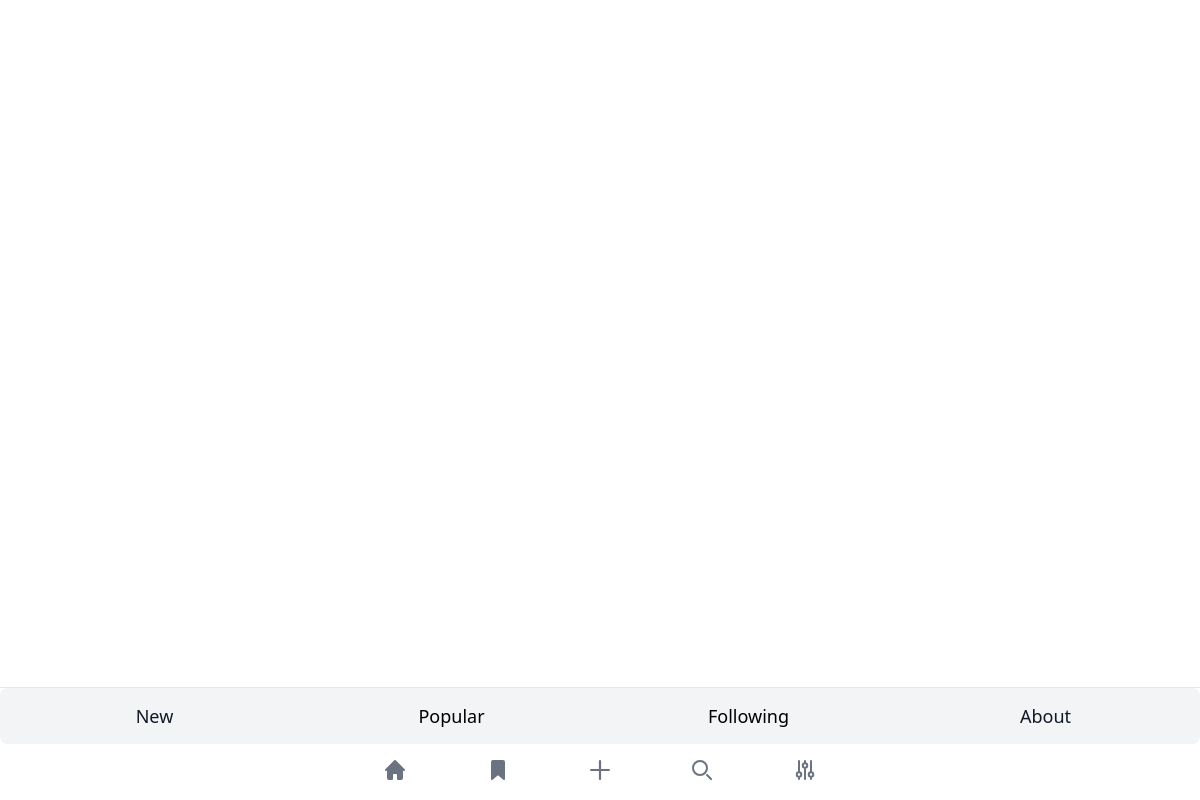
The app's page /popular/, older data.
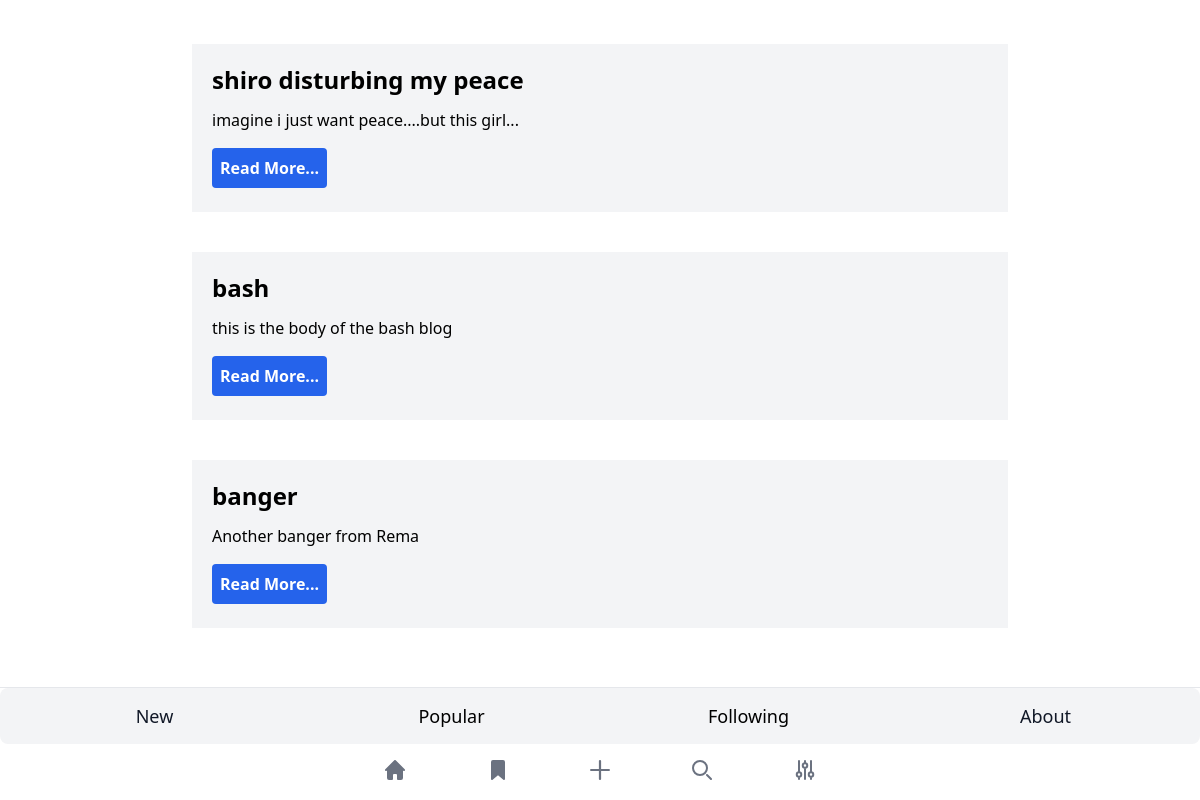
The same page, newer data.
### blogpost/models.py (models this page shows, shortened)
class BlogPost(models.Model):
    title = models.CharField(max_length=200)
    body = models.TextField()
    author = models.CharField(max_length=100)
    created_at = models.DateTimeField(auto_now_add=True)
    updated = models.DateTimeField(auto_now=True)

### blogpost/views.py (the view)
# urls.py: path('popular/', popular, name='popular'),
def popular(request):
    blogs  = BlogPost.objects.all()
    context = {
        "blogs": blogs,
    }
    return render(request, 'blogpost/popular.html', context)

### blogpost/templates/blogpost/popular.html
{% extends 'blogpost/base.html' %}
{% block content %}
<div class="flex flex-col p-5 lg:px-48 lg:py-11">
    {% for blog in blogs %}
        <div class="bg-gray-100 p-5 mb-10">
            <h1 class="font-bold text-2xl mb-2">{{ blog.title }}</h1>
            <p class="my-3"> {{ blog.body }} </p>
            <button class="text-white font-semibold bg-blue-600 hover:bg-blue-800 p-2 my-1 rounded">Read More...</button>
        </div>
    {% endfor %}
</div>
{% endblock %}

### blogpost/templates/blogpost/base.html (shortened to what this page needs)
<!DOCTYPE html>
<html lang="en">
<head>
    <link href="https://cdn.jsdelivr.net/npm/tailwindcss@2.2.19/dist/tailwind.min.css" rel="stylesheet">
</head>
<body>
    {% block content %}
    {% endblock %}
<div class="fixed bottom-0 z-50 w-full left-1/2 transform -translate-x-1/2 bg-white border-t border-gray-200 dark:bg-gray-700 dark:border-gray-600">
    <div class="w-full">
        <div class="grid w-full grid-cols-4 gap-1 p-2 mx-auto my-auto bg-gray-100 rounded-lg dark:bg-gray-600" role="group">
            <button type="button" class="p-5 py-1.5 text-lg font-medium text-gray-900 hover:bg-gray-200 dark:text-white dark:hover:bg-gray-300 rounded-lg">
                New
            </button>
            <a href="{% url 'popular' %}" type="button" class="p-5 py-1.5 text-lg font-medium text-center hover:bg-gray-200 dark:text-white dark:hover:bg-gray-300 rounded-lg">
                Popular
            </a>
            <button type="button" class="p-5 py-1.5 text-lg font-medium text-gray-90 hover:bg-gray-200 dark:text-white dark:hover:bg-gray-700 rounded-lg">
                Following
            </button>
            <a href="{% url 'about' %}" type="button" class="p-5 py-1.5 text-lg font-medium  text-center text-gray-900 hover:bg-gray-200 dark:text-white dark:hover:bg-gray-700 rounded-lg">
                About
            </a>
        </div>
    </div>
    <div class="grid h-full max-w-lg grid-cols-5 mx-auto">
        <a href="{% url 'home' %}" data-tooltip-target="tooltip-home" type="button" class="inline-flex flex-col items-center justify-center p-4 hover:bg-gray-50 dark:hover:bg-gray-800 group">
        </a>
        <button data-tooltip-target="tooltip-bookmark" type="button" class="inline-flex flex-col items-center justify-center p-4 hover:bg-gray-50 dark:hover:bg-gray-800 group">
        </button>
        <button data-tooltip-target="tooltip-post" type="button" class="inline-flex flex-col items-center justify-center p-4 hover:bg-gray-50 dark:hover:bg-gray-800 group">
            <svg class="w-5 h-5 mb-1 text-gray-500 dark:text-gray-400 group-hover:text-blue-600 dark:group-hover:text-blue-500" aria-hidden="true" xmlns="http://www.w3.org/2000/svg" fill="none" viewBox="0 0 18 18">
                <path stroke="currentColor" stroke-linecap="round" stroke-linejoin="round" stroke-width="2" d="M9 1v16M1 9h16"/>
            </svg>
        </button>
        <button data-tooltip-target="tooltip-search" type="button" class="inline-flex flex-col items-center justify-center p-4 hover:bg-gray-50 dark:hover:bg-gray-800 group">
        </button>
        <button data-tooltip-target="tooltip-settings" type="button" class="inline-flex flex-col items-center justify-center p-4 hover:bg-gray-50 dark:hover:bg-gray-800 group">
        </button>
    </div>
</div>
</body>
</html>

Row changes from the older to the newer data that the page shows:
added BlogPost: title "shiro disturbing my peace", body "imagine i just want peace....but this girl..."
added BlogPost: title "bash", body "this is the body of the bash blog"
added BlogPost: title "banger", body "Another banger from Rema"
